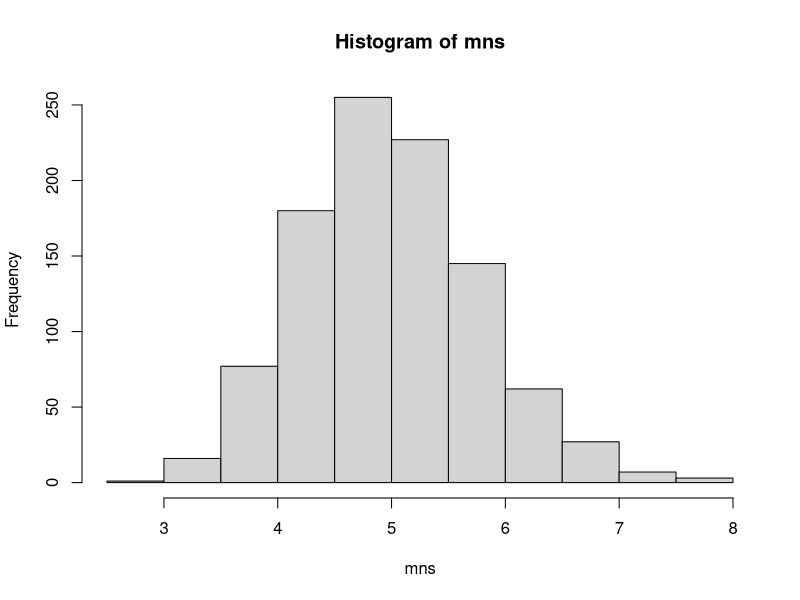
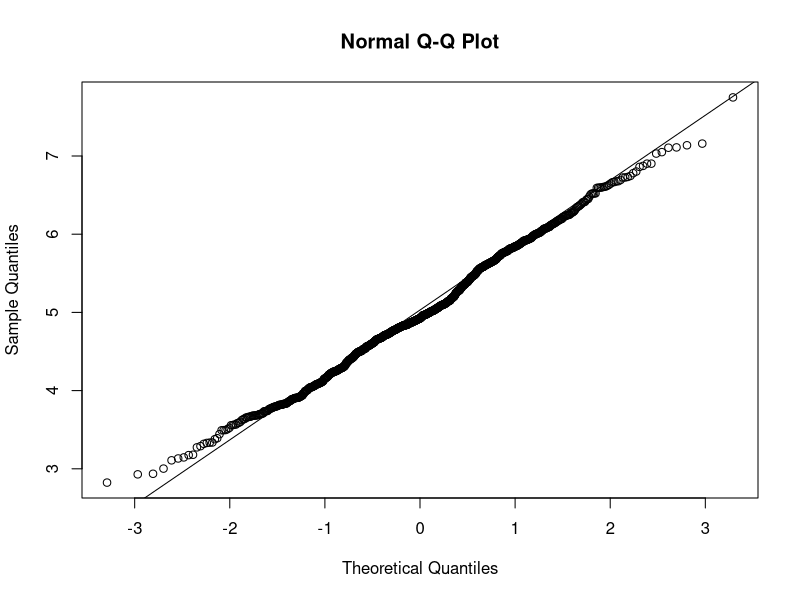

Here is the R script that generated these plots, in order:
## ---- chunk 1
# number of simulations
num <- 1000
# sample size
sampleSize <- 40
# rate parameter lambda
set.seed(19)
simMat <- matrix(rexp(n = num * sampleSize, rate = 0.2), num, sampleSize)
simMeans <- rowMeans(simMat)

sample_mean <- 1/0.2
theoratical_mean <- mean(simMeans)
c(sample_mean,theoratical_mean)
## ---- chunk 2
sample_var <- (1/0.2)^2/ sampleSize
theoratical_var <- var(simMeans)
c(sample_var,theoratical_var)
## ---- chunk 3
mns = NULL
for (i in 1 : 1000) mns = c(mns, mean(rexp(40, 0.2)))
hist(mns)

## ---- chunk 4
sampleCI <- simMeans + c(-1,1) * 1.96 * sqrt(sample_var) / sqrt(sampleSize) 
theoCI <- theoratical_mean + c(-1,1) * 1.96 * sqrt(theoratical_var) / sqrt(sampleSize)
rbind(mean(sampleCI), theoCI)
## ---- chunk 5
library(ggplot2)
qqnorm(simMeans) 
qqline(simMeans)
